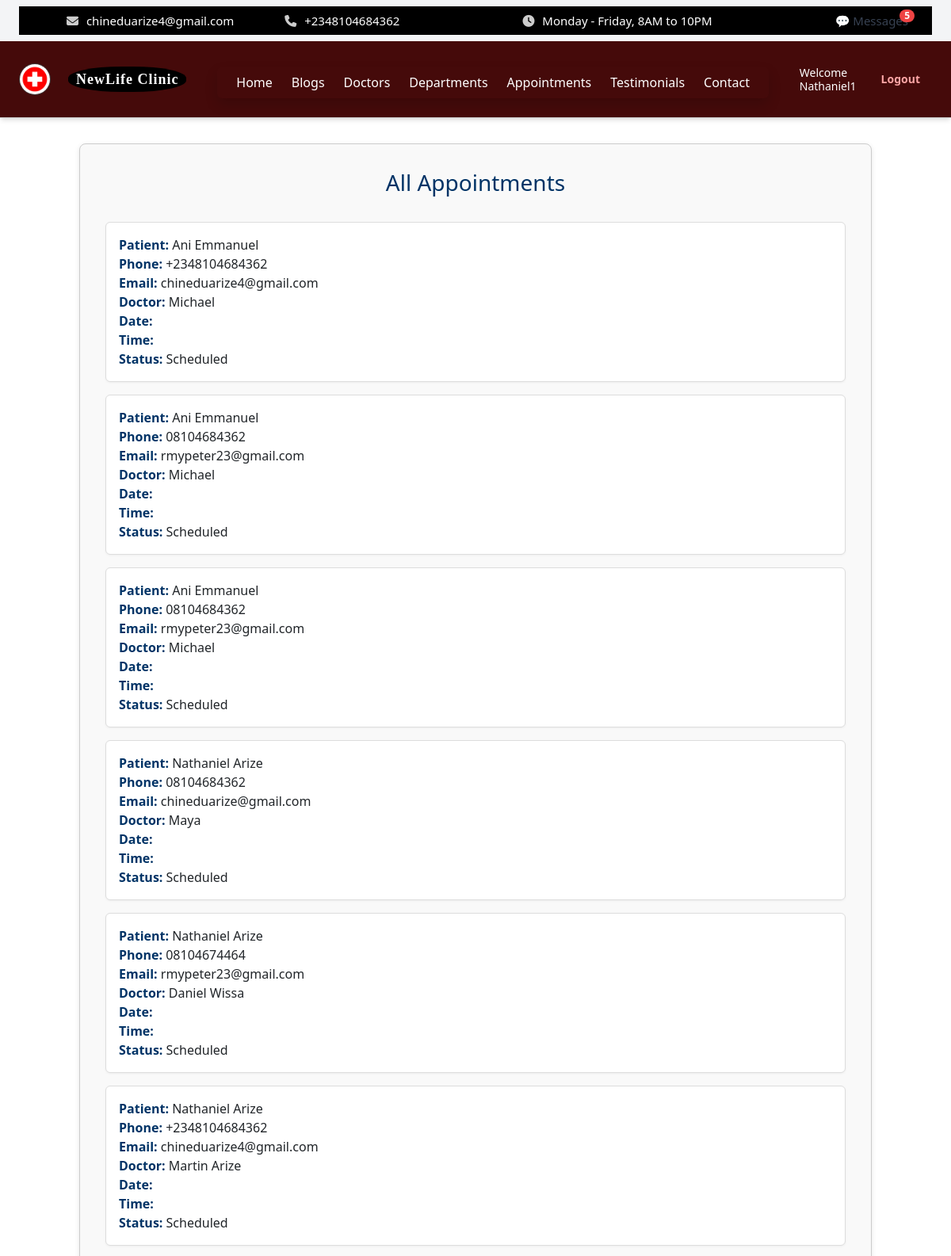
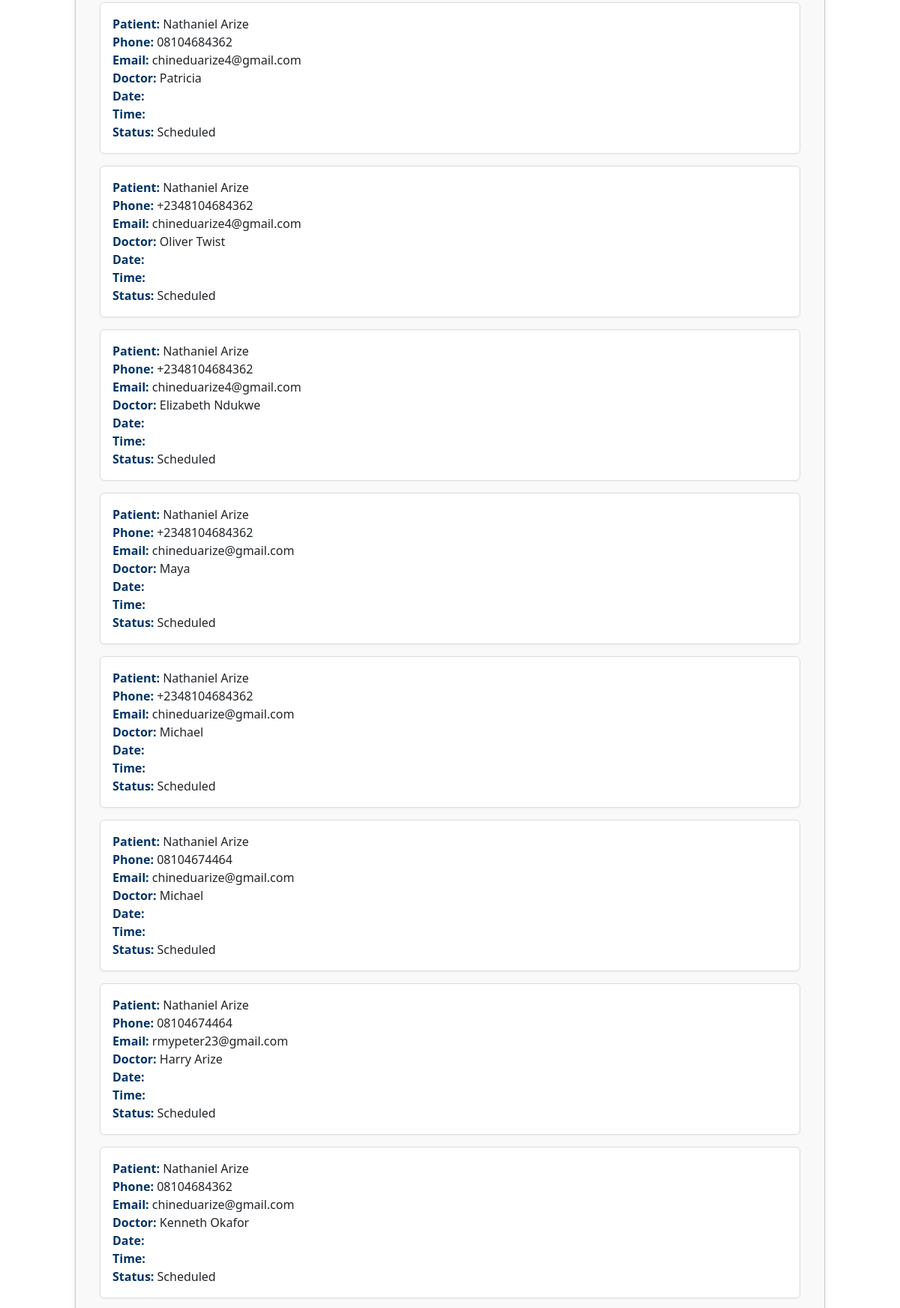
The page /dashboard/receptionist/appointments/ (signed in, upper part) on the database its author committed (2 pictures, top to bottom).
### core/models.py (models this page shows, shortened)
class HeaderSettings(models.Model):
    hospital_name = models.CharField(max_length=100, default='My Hospital')
    logo = models.ImageField(upload_to='logos/', blank=True, null=True)
    menu_1 = models.CharField(max_length=50, default='Home')
    menu_2 = models.CharField(max_length=50, default='Services')
    menu_3 = models.CharField(max_length=50, default='Doctors')
    menu_4 = models.CharField(max_length=50, default='Departments')
    menu_5 = models.CharField(max_length=50, default='Appointments')
    menu_6 = models.CharField(max_length=50, default='About')
    menu_7 = models.CharField(max_length=50, default='Contact')
    email = models.EmailField(blank=True)
    phone = models.CharField(max_length=20, blank=True)
    working_hours = models.CharField(max_length=100, default="Monday - Friday, 8AM to 10PM")

class User(AbstractUser):
    ROLE_CHOICES = [
        ('admin', 'Admin'),
        ('doctor', 'Doctor'),
        ('nurse', 'Nurse'),
        ('receptionist', 'Receptionist'),
        ('pharmacist', 'Pharmacist'),
        ('labtech', 'Lab Technician'),
        ('patient', 'Patient'),
        ('cashier', 'Cashier'),
    ]
    role = models.CharField(max_length=20, choices=ROLE_CHOICES)
    def get_full_name(self):
        full_name = f"{self.first_name} {self.last_name}".strip()
        return full_name if full_name else self.username

class Appointment(models.Model):
    patient = models.ForeignKey('Patient', on_delete=models.CASCADE, related_name='appointments', null=True, blank=True)
    full_name = models.CharField(max_length=100)
    email = models.EmailField()
    phone = models.CharField(max_length=20)
    doctor = models.ForeignKey('Doctor', on_delete=models.SET_NULL, null=True, related_name='appointments')
    datetime = models.DateTimeField()
    reason = models.CharField(max_length=255, blank=True)  # ✅ Add this
    location = models.CharField(max_length=255, blank=True, null=True)  # ✅ Add this
    send_reminder = models.BooleanField(default=False)  # ✅ Add this
    comment = models.TextField(blank=True)
    date_created = models.DateTimeField(auto_now_add=True)
    payment_amount = models.DecimalField(max_digits=10, decimal_places=2, null=True, blank=True)
    payment_status = models.CharField(max_length=20, default="Pending", choices=[
        ('Pending', 'Pending'),
        ('Confirmed', 'Confirmed'),
        ('Cancelled', 'Cancelled'),
    ])
    status = models.CharField(max_length=20, default="Scheduled", choices=[
        ('Scheduled', 'Scheduled'),
        ('Completed', 'Completed'),
        ('Missed', 'Missed'),
        ('Cancelled', 'Cancelled'),
    ])

class Doctor(models.Model):
    user = models.OneToOneField(User, on_delete=models.CASCADE)
    department = models.ForeignKey(Department, on_delete=models.CASCADE, related_name='doctors')
    is_featured = models.BooleanField(default=False)
    appointments_completed = models.PositiveIntegerField(default=0)
    start_price = models.DecimalField(max_digits=10, decimal_places=2, default=0.00)
    photo = models.ImageField(upload_to='doctors/', blank=True, null=True)  # ✅ Add this
    specialty = models.CharField(max_length=100, blank=True, null=True)    # ✅ Add this
    def __str__(self):
        if self.user:
            full_name = self.user.get_full_name()
            return full_name.strip() or self.user.username
        return "Unnamed Doctor"

### receptionist_panel/views.py (the view)
# urls.py: path('appointments/', views.appointment_list, name='appointment_list'),
@login_required
def appointment_list(request):
    appointments = Appointment.objects.all().order_by('-datetime')
    return render(request, 'receptionist_panel/appointment_list.html', {'appointments': appointments})

### core/context_processors.py (called while the page is built)
def header_settings(request):
    try:
        settings = HeaderSettings.objects.first()
    except HeaderSettings.DoesNotExist:
        settings = None
    return {'header_settings': settings}

def footer_settings(request):
    footer = FooterSettings.objects.first()
    return {'footer_settings': footer}

def appointment_form_processor(request):
    return {
        'footer_appointment_form': AppointmentForm()
    }

def unread_message_context(request):
    context = {}
    if request.user.is_authenticated:
        unread_messages = Message.objects.filter(recipient=request.user, is_read=False)
        context['unread_count'] = unread_messages.count()
        context['unread_messages'] = unread_messages[:5]
    else:
        context['unread_count'] = 0
    unread_enquiries = Enquiry.objects.filter(is_read=False)
    context['unread_enquiry_count'] = unread_enquiries.count()
    context['unread_enquiries'] = unread_enquiries[:5]
    context['total_unread_count'] = context['unread_count'] + context['unread_enquiry_count']
    return context

def footer_form(request):
    return {
        'footer_appointment_form': AppointmentForm()
    }

### receptionist_panel/templates/receptionist_panel/appointment_list.html (shortened to what this page needs)
{% extends 'core/base.html' %}
{% block content %}
<div class="page-container">
    <h2>All Appointments</h2>
    {% if appointments %}
        {% for appointment in appointments %}
            <div class="appointment-entry">
                <p><strong>Patient:</strong> {{ appointment.full_name }}</p>
                <p><strong>Phone:</strong> {{ appointment.phone }}</p>
                <p><strong>Email:</strong> {{ appointment.email }}</p>
                <p><strong>Doctor:</strong> {{ appointment.doctor }}</p>
                <p><strong>Date:</strong> {{ appointment.date }}</p>
                <p><strong>Time:</strong> {{ appointment.time }}</p>
                <p><strong>Status:</strong> {{ appointment.status|title }}</p>
            </div>
        {% endfor %}
    {% else %}
        <p>No appointments found.</p>
    {% endif %}
</div>
{% endblock %}

### core/templates/core/base.html (shortened to what this page needs)
<!DOCTYPE html>
<html lang="en" class="dark">
{% load static %}
{% load widget_tweaks %}
<head>
  <link rel="stylesheet" href="{% static 'core/css/style.css' %}">
  <script src="https://cdn.tailwindcss.com"></script>
  <link rel="stylesheet" href="https://cdnjs.cloudflare.com/ajax/libs/font-awesome/6.4.0/css/all.min.css">
  <link href="https://cdn.jsdelivr.net/npm/bootstrap@5.3.0/dist/css/bootstrap.min.css" rel="stylesheet">
</head>
<body>
  <div class="fixed-header bg-gray-100 px-4 py-2 text-sm">
  <div class="topbar flex flex-wrap items-center justify-between gap-4 sm:gap-0">
    <div class="topbar-left flex flex-col sm:flex-row items-start sm:items-center gap-1 sm:gap-4 flex-wrap text-center sm:text-left">
      {% if header_settings.email %}
        <span><i class="fas fa-envelope"></i> {{ header_settings.email }}</span>
      {% endif %}
      {% if header_settings.phone %}
        <span><i class="fas fa-phone"></i> {{ header_settings.phone }}</span>
      {% endif %}
    </div>
    <div class="topbar-right flex flex-col sm:flex-row items-start sm:items-center gap-1 sm:gap-4 flex-wrap text-center sm:text-left">
      {% if header_settings.working_hours %}
        <span><i class="fas fa-clock"></i> {{ header_settings.working_hours }}</span>
      {% endif %}
    </div>
    <a href="{% url 'admin_panel:inbox' %}" class="relative text-gray-700 no-print whitespace-nowrap">
      💬 Messages
      {% if total_unread_count > 0 %}
        <span class="absolute -top-1 -right-2 bg-red-500 text-white text-xs font-bold rounded-full px-1.5">
          {{ total_unread_count }}
        </span>
      {% endif %}
    </a>
  </div>
</div>
    <header class="header-bar flex items-center justify-between flex-wrap bg-red-950 p-4 shadow-md w-full gap-4 sm:gap-0">
  <div class="logo-title flex items-center space-x-3 flex-shrink-0">
    {% if header_settings.logo %}
      <img src="{{ header_settings.logo.url }}" alt="Logo" class="logo-img h-10 w-10 object-cover">
    {% else %}
      <img src="{% static 'core/img/default_logo.png' %}" alt="Default Logo" class="logo-img h-10 w-10 object-cover">
    {% endif %}
    <span class="hospital-name font-bold text-lg leading-tight text-white">
      <span class="block">{{ header_settings.hospital_name_line1|default:"NewLife Clinic" }}</span>
    </span>
  </div>
  <div class="relative flex-1 flex justify-center sm:justify-center">
    <nav id="menu-content" class="hidden sm:flex absolute sm:static top-full mt-2 sm:mt-0 bg-red-800 sm:bg-transparent shadow sm:shadow-none rounded px-4 py-2 sm:p-0 sm:rounded-none z-50 overflow-x-auto whitespace-nowrap space-x-4 sm:space-x-6">
      <a href="{% url 'landing_page' %}" class="text-white hover:text-blue-400">Home</a>
      <a href="{% url 'blogs' %}" class="text-white hover:text-blue-400">Blogs</a>
      <a href="{% url 'doctors' %}" class="text-white hover:text-blue-400">Doctors</a>
      <a href="{% url 'departments' %}" class="text-white hover:text-blue-400">Departments</a>
      <a href="{% url 'appointment' %}" class="text-white hover:text-blue-400">Appointments</a>
      <a href="{% url 'testimonials' %}" class="text-white hover:text-blue-400">Testimonials</a>
      <a href="{% url 'contact' %}" class="text-white hover:text-blue-400">Contact</a>
    </nav>
  </div>
  <div class="auth-buttons flex items-center space-x-4 flex-shrink-0 text-sm">
    {% if request.path == '/' and not request.user.is_authenticated %}
      <a href="{% url 'login' %}" class="text-blue-300 hover:underline no-print">Login</a>
    {% elif request.user.is_authenticated %}
      <span class="text-white no-print text-sm leading-tight">Welcome<br>{{ request.user.username }}</span>
      <a href="{% url 'logout' %}" class="text-red-300 hover:underline no-print">Logout</a>
    {% endif %}
  </div>
</header>
  <main>
    {% block content %}{% endblock %}
  </main>
</body>
</html>

### core/static/core/css/style.css (style rules this page uses)
body { font-family: Arial, sans-serif; background-color: #f9fafc; color: #333; }
html { scroll-behavior: smooth; }
.header-bar { display: flex; align-items: center; justify-content: space-between; background: white; padding: 15px 30px; border-bottom: 1px solid #ccc; }
.logo-title { display: flex; align-items: center; }
.logo-img { height: 65px; margin-right: 10px; border-radius: 50%; border: 1px solid rgb(61, 60, 60); }
.hospital-name { display: inline-block; background: black; padding: 5px 10px; color: white; font-family: 'Playfair Display', serif; border-radius: 45%; font-weight: 700; letter-spacing: 1px; line-height:1.0; margin-left: 10px; }
.auth-buttons a { padding: 8px 15px; border-radius: 5px; text-decoration: none; margin-left: 10px; font-weight: 600; }
.topbar { background-color: #000; color: white; display: flex; justify-content: space-between; padding: 8px 30px; font-size: 15px; font-family: 'Segoe UI', Tahoma, Geneva, Verdana, sans-serif; }
.topbar-left span, .topbar-right span { margin-right: 30px; }
.topbar-left span { margin-left: 30px; }
.topbar i { margin-right: 6px; color: #ccc; }

### receptionist_panel/templates/receptionist_panel/appointment_list.html (style rules this page uses)
.page-container { width: 90%; max-width: 1000px; margin: 2rem auto; padding: 2rem; background-color: #f9f9f9; border: 1px solid #ccc; border-radius: 8px; box-shadow: 0 2px 6px rgba(0, 0, 0, 0.1); }
.page-container h2 { text-align: center; font-size: 28px; color: #003366; margin-bottom: 2rem; }
.appointment-entry { padding: 1rem; margin-bottom: 1rem; background-color: white; border: 1px solid #ddd; border-radius: 6px; box-shadow: 0 1px 3px rgba(0,0,0,0.05); }
.appointment-entry strong { color: #003366; }

### rows shown on the page
HeaderSettings: email "chineduarize4@gmail.com", phone "+2348104684362", working_hours "Monday - Friday, 8AM to 10PM", logo (picture)
User: user.username "Nathaniel1"
Appointment: full_name "Ani Emmanuel", phone "+2348104684362", email "chineduarize4@gmail.com", doctor "Michael", status "Scheduled"
Appointment: full_name "Ani Emmanuel", phone "08104684362", email "rmypeter23@gmail.com", doctor "Michael", status "Scheduled"
Appointment: full_name "Ani Emmanuel", phone "08104684362", email "rmypeter23@gmail.com", doctor "Michael", status "Scheduled"
Appointment: full_name "Nathaniel Arize", phone "08104684362", email "chineduarize@gmail.com", doctor "Maya", status "Scheduled"
Appointment: full_name "Nathaniel Arize", phone "08104674464", email "rmypeter23@gmail.com", doctor "Daniel Wissa", status "Scheduled"
Appointment: full_name "Nathaniel Arize", phone "+2348104684362", email "chineduarize4@gmail.com", doctor "Martin Arize", status "Scheduled"
Appointment: full_name "Nathaniel Arize", phone "08104684362", email "chineduarize4@gmail.com", doctor "Patricia", status "Scheduled"
Appointment: full_name "Nathaniel Arize", phone "+2348104684362", email "chineduarize4@gmail.com", doctor "Oliver Twist", status "Scheduled"
Appointment: full_name "Nathaniel Arize", phone "+2348104684362", email "chineduarize4@gmail.com", doctor "Elizabeth Ndukwe", status "Scheduled"
Appointment: full_name "Nathaniel Arize", phone "+2348104684362", email "chineduarize@gmail.com", doctor "Maya", status "Scheduled"
Appointment: full_name "Nathaniel Arize", phone "+2348104684362", email "chineduarize@gmail.com", doctor "Michael", status "Scheduled"
Appointment: full_name "Nathaniel Arize", phone "08104674464", email "chineduarize@gmail.com", doctor "Michael", status "Scheduled"
Appointment: full_name "Nathaniel Arize", phone "08104674464", email "rmypeter23@gmail.com", doctor "Harry Arize", status "Scheduled"
Appointment: full_name "Nathaniel Arize", phone "08104684362", email "chineduarize@gmail.com", doctor "Kenneth Okafor", status "Scheduled"

### other values the page prints
{{ total_unread_count }} "5"
{{ header_settings.hospital_name_line1|default:"NewLife Clinic" }} "NewLife Clinic"
